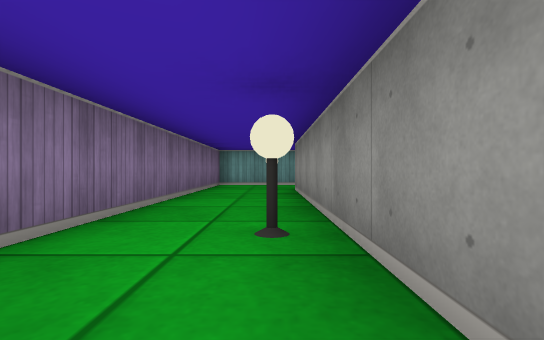
[1] (above)

15 first-person views from a walk through a cub3D level. The camera is about half as high as the walls, looks level and sees 85° across. The floor is counted in squares. Each view is taken from the middle of a square. On the plan, view 1 faces up. The plan holds only what a view shows up to about 9 squares ahead; the rest is blank. The place goes on beyond the plan.

[2]
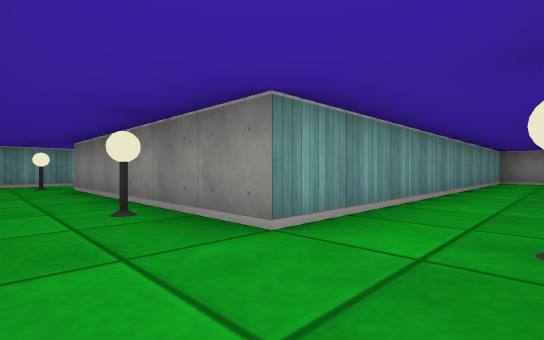

[3]
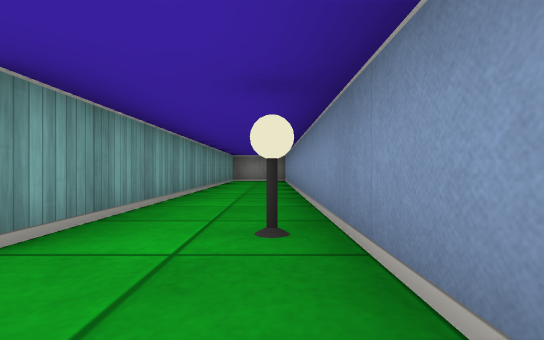

[4]
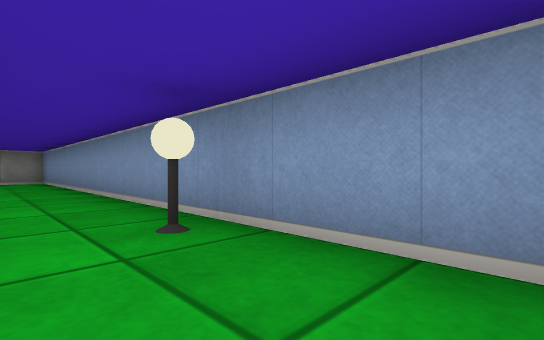

[5]
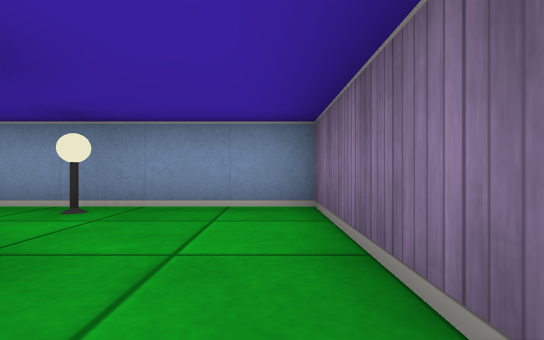

[6]
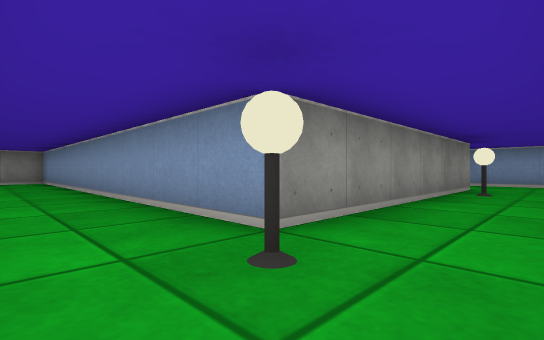

[7]
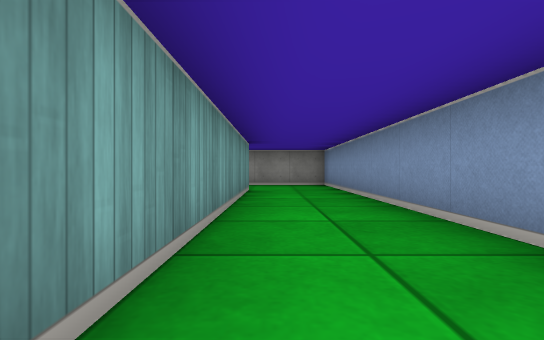

[8]
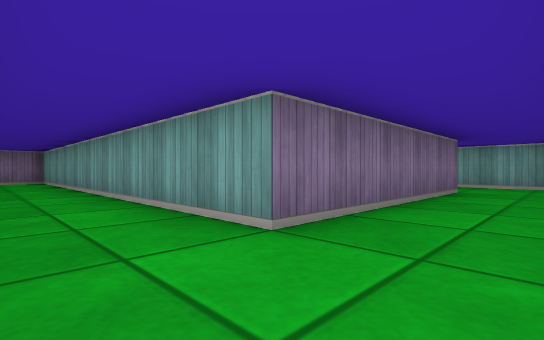

[9]
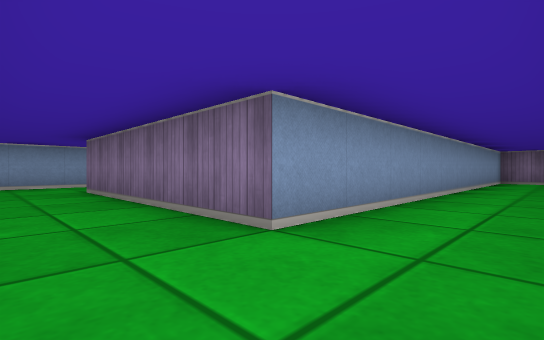

[10]
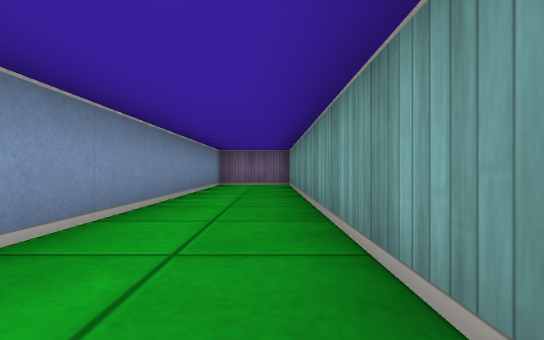

[11]
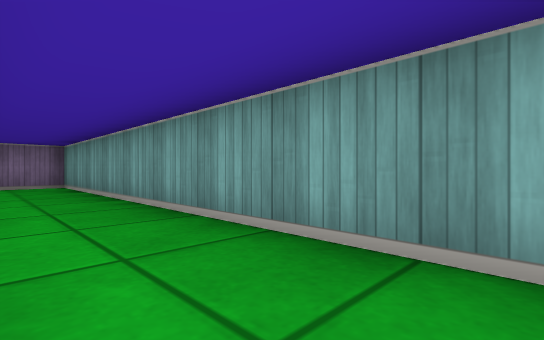

[12]
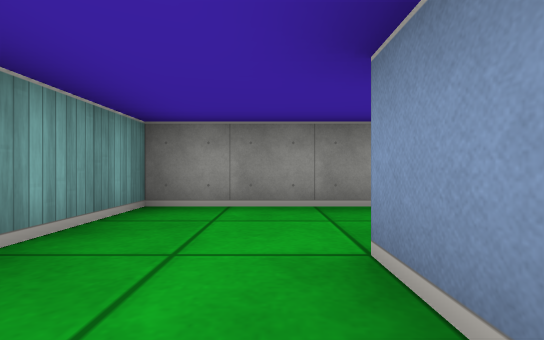

[13]
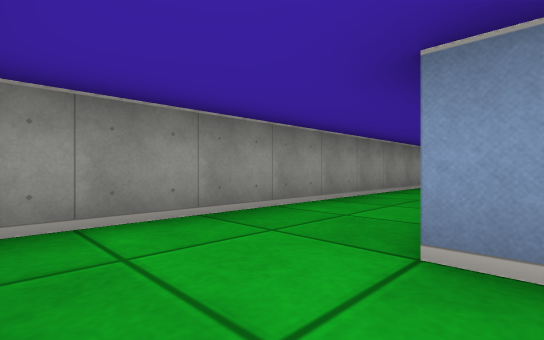

[14]
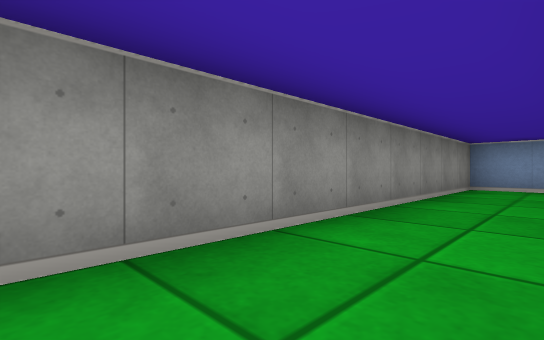

[15]
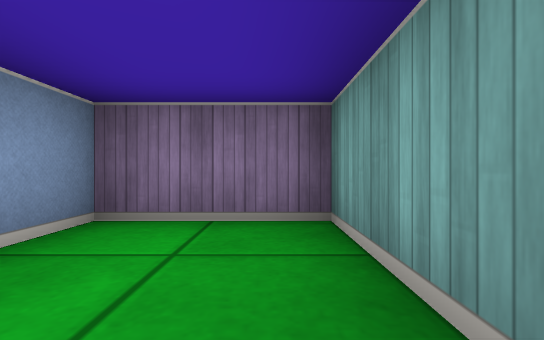

### Floor plan
Points are (right, up) in squares from view 1. A wall is a line through its corners. A room is listed if a view was taken in it or the views show most of it. See-through windows are left out.
Room 1 (views 1, 2, 3, 4, 5, 6)
walls: (10.1, 0.5) (0.5, 0.5) (0.5, 6.5); (10.5, -1.2) (10.5, 0.2); (0.5, 8.5) (-1.5, 8.5) (-1.5, -1.5) (10.2, -1.5)
ways out: opening at (0, 8) to room 2
objects: lamp (0, 2); lamp (0, 7); lamp (1, -1)
Room 2 (views 7, 8, 9, 10, 11, 12, 13, 14, 15)
walls: (0.5, 6.5) (10.5, 6.5) (10.5, 15.5) (-1.5, 15.5) (-1.5, 13.5) (8.5, 13.5) (8.5, 8.5) (0.5, 8.5)
ways out: opening at (0, 8) to room 1

Positions as (right, up) in squares from view 1, and headings:
1: (0, 0), facing up
2: (-1, -1), facing up-right
3: (-1, -1), facing right
4: (-1, 0), facing down-right
5: (-1, 2), facing down
6: (-1, 8), facing down-right
7: (2, 8), facing right
8: (10, 7), facing up-left
9: (10, 15), facing down-left
10: (7, 15), facing left
11: (7, 14), facing up-left
12: (7, 14), facing right
13: (8, 15), facing down-right
14: (9, 14), facing down-right
15: (1, 15), facing left
